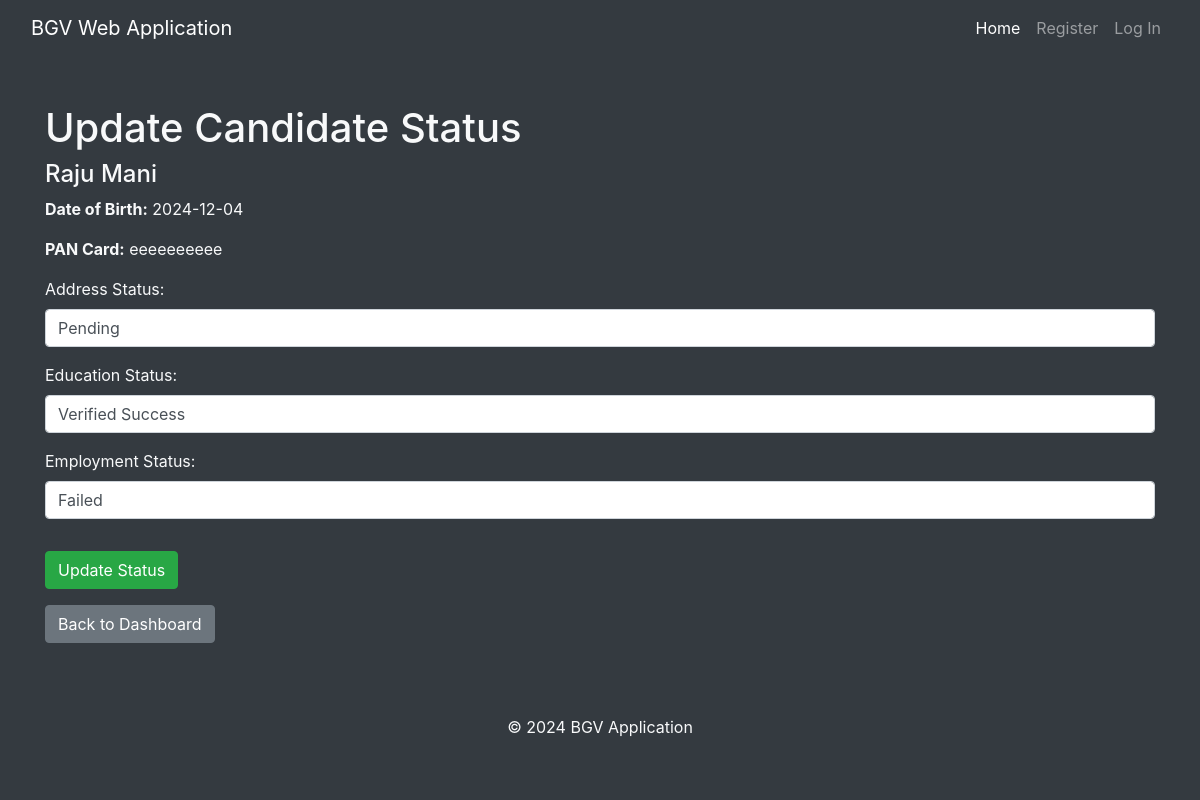
/update_candidate_status/2, run on the app's committed database.
### models.py (models this page shows, shortened)
class Candidate(db.Model):
    id = db.Column(db.Integer, primary_key=True)
    first_name = db.Column(db.String(100), nullable=False)
    last_name = db.Column(db.String(100), nullable=False)
    dob = db.Column(db.String(20), nullable=False)
    pan_card = db.Column(db.String(20), nullable=False, unique=True)
    education = db.Column(db.String(200), nullable=False)
    address = db.Column(db.String(200), nullable=False)
    employment_history = db.relationship('EmploymentHistory', backref='candidate', lazy=True)
    status = db.Column(db.String(20), default="Pending")
    client_id = db.Column(db.Integer, db.ForeignKey('client.id'), nullable=False)
    address_status = db.Column(db.String(50), default="Pending")
    education_status = db.Column(db.String(50), default="Pending")
    employment_status = db.Column(db.String(50), default="Pending")

### app.py (the view, shortened to what this page needs)
@app.route('/update_candidate_status/<int:candidate_id>', methods=['GET', 'POST'])
def update_candidate_status(candidate_id):
    candidate = Candidate.query.get_or_404(candidate_id)
    return render_template('update_candidate_status.html', candidate=candidate)

### templates/update_candidate_status.html (shortened to what this page needs)
{% extends "base.html" %}
{% block content %}
<h1 class="mt-3">Update Candidate Status</h1>
<h4>{{ candidate.first_name }} {{ candidate.last_name }}</h4>
<p><strong>Date of Birth:</strong> {{ candidate.dob }}</p>
<p><strong>PAN Card:</strong> {{ candidate.pan_card }}</p>
<form method="POST" action="{{ url_for('update_candidate_status', candidate_id=candidate.id) }}">
    <div class="form-group">
        <label for="address_status">Address Status:</label>
        <select class="form-control" id="address_status" name="address_status" required>
            <option value="Pending" {% if candidate.address_status == 'Pending' %}selected{% endif %}>Pending</option>
        </select>
    </div>
    <div class="form-group">
        <label for="education_status">Education Status:</label>
        <select class="form-control" id="education_status" name="education_status" required>
            <option value="Verified Success" {% if candidate.education_status == 'Verified Success' %}selected{% endif %}>Verified Success</option>
        </select>
    </div>
    <div class="form-group">
        <label for="employment_status">Employment Status:</label>
        <select class="form-control" id="employment_status" name="employment_status" required>
            <option value="Failed" {% if candidate.employment_status == 'Failed' %}selected{% endif %}>Failed</option>
        </select>
    </div>
    <button type="submit" class="btn btn-success mt-3">Update Status</button>
</form>
<a href="{{ url_for('internal_team_dashboard') }}" class="btn btn-secondary mt-3">Back to Dashboard</a>
{% endblock %}

### data on the page
Candidate: first_name "Raju", last_name "Mani", dob "2024-12-04", pan_card "eeeeeeeeee", address_status "Pending", education_status "Verified Success", employment_status "Failed"
